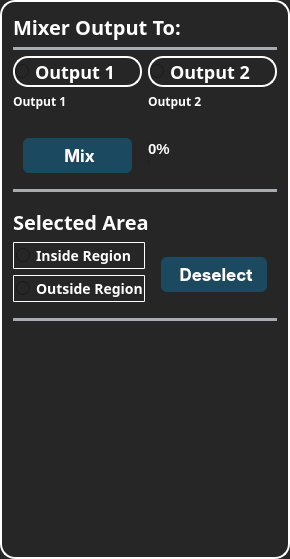
                <widget class="QFrame" name="frame_right_2">
                 <property name="styleSheet">
                  <string notr="true">background-color: #262626; /* Background color */
    border-radius: 15px; /* Curved borders */
    border: 2px solid #ffffff; /* 3D outline */

    box-shadow: 2px 2px 8px rgba(0, 0, 0, 0.7); /* 3D shadow effect */</string>
                 </property>
                 <property name="frameShape">
                  <enum>QFrame::StyledPanel</enum>
                 </property>
                 <property name="frameShadow">
                  <enum>QFrame::Raised</enum>
                 </property>
                 <layout class="QVBoxLayout" name="verticalLayout_79" stretch="0,0,2,0,0,0,0,0,0">
                  <item>
                   <widget class="QLabel" name="mixerOutputTo_4">
                    <property name="font">
                     <font>
                      <family>Overpass Black</family>
                      <pointsize>-1</pointsize>
                      <weight>75</weight>
                      <bold>true</bold>
                     </font>
                    </property>
                    <property name="styleSheet">
                     <string notr="true">color: #ffffff;
font-size:20px;
margin: 0 0 ;
border: None;</string>
                    </property>
                    <property name="text">
                     <string>Mixer Output To:</string>
                    </property>
                   </widget>
                  </item>
                  <item>
                   <widget class="Line" name="line_37">
                    <property name="styleSheet">
                     <string notr="true">/* Line style */

  /* Set the width of the line */
  width: 20px;

  /* Set the height of the line */
  height: 5px;

  /* Set the background color of the line */
  background-color:#a8abaf;

  /* Set the border of the line */
  border: 10px;

  /* Set the border radius of the line */
  border-radius:5px;




</string>
                    </property>
                    <property name="orientation">
                     <enum>Qt::Horizontal</enum>
                    </property>
                   </widget>
                  </item>
                  <item>
                   <layout class="QVBoxLayout" name="verticalLayout_80">
                    <item>
                     <layout class="QHBoxLayout" name="horizontalLayout_Routput_4">
                      <item>
                       <widget class="QRadioButton" name="radioButton1">
                        <property name="font">
                         <font>
                          <family>Oswald SemiBold</family>
                          <pointsize>-1</pointsize>
                          <weight>75</weight>
                          <bold>true</bold>
                         </font>
                        </property>
                        <property name="cursor">
                         <cursorShape>PointingHandCursor</cursorShape>
                        </property>
                        <property name="styleSheet">
                         <string notr="true">color: #ffffff;
margin: 0 0 ;
font-weight:10000px;
font-size: 18px;</string>
                        </property>
                        <property name="text">
                         <string>Output 1</string>
                        </property>
                       </widget>
                      </item>
                      <item>
                       <widget class="QRadioButton" name="radioButton2">
                        <property name="font">
                         <font>
                          <family>Oswald SemiBold</family>
                          <pointsize>-1</pointsize>
                          <weight>75</weight>
                          <bold>true</bold>
                         </font>
                        </property>
                        <property name="cursor">
                         <cursorShape>PointingHandCursor</cursorShape>
                        </property>
                        <property name="styleSheet">
                         <string notr="true">color: #ffffff;
margin: 0 0 ;
font-weight:10000px;
font-size: 18px;</string>
                        </property>
                        <property name="text">
                         <string>Output 2</string>
                        </property>
                       </widget>
                      </item>
                     </layout>
                    </item>
                    <item>
                     <layout class="QHBoxLayout" name="horizontalLayout_output_4">
                      <property name="bottomMargin">
                       <number>11</number>
                      </property>
                      <item>
                       <layout class="QVBoxLayout" name="verticalLayout_OP1_4" stretch="0,5">
                        <item>
                         <widget class="QLabel" name="label_op1_4">
                          <property name="font">
                           <font>
                            <family>Oswald SemiBold</family>
                            <weight>75</weight>
                            <bold>true</bold>
                           </font>
                          </property>
                          <property name="styleSheet">
                           <string notr="true">color: #ffffff;
font-weight:10000px;
border: None;</string>
                          </property>
                          <property name="text">
                           <string>Output 1</string>
                          </property>
                         </widget>
                        </item>
                        <item>
                         <widget class="QWidget" name="output1" native="true">
                          <property name="styleSheet">
                           <string notr="true">border: 3px solid #000000;
background-color: #1f1f1f;</string>
                          </property>
                         </widget>
                        </item>
                       </layout>
                      </item>
                      <item>
                       <layout class="QVBoxLayout" name="verticalLayout_OP2_4" stretch="0,5">
                        <item>
                         <widget class="QLabel" name="label_op2_4">
                          <property name="font">
                           <font>
                            <family>Oswald SemiBold</family>
                            <weight>75</weight>
                            <bold>true</bold>
                           </font>
                          </property>
                          <property name="styleSheet">
                           <string notr="true">color: #ffffff;
font-weight:10000px;
border: None;</string>
                          </property>
                          <property name="text">
                           <string>Output 2</string>
                          </property>
                         </widget>
                        </item>
                        <item>
                         <widget class="QWidget" name="output2" native="true">
                          <property name="styleSheet">
                           <string notr="true">border: 3px solid #000000;
background-color: #1f1f1f;</string>
                          </property>
                         </widget>
                        </item>
                       </layout>
                      </item>
                     </layout>
                    </item>
                   </layout>
                  </item>
                  <item>
                   <layout class="QHBoxLayout" name="horizontalLayout_48">
                    <property name="bottomMargin">
                     <number>10</number>
                    </property>
                    <item>
                     <widget class="QPushButton" name="mixer">
                      <property name="font">
                       <font>
                        <family>-apple-system</family>
                        <pointsize>-1</pointsize>
                        <weight>75</weight>
                        <bold>true</bold>
                       </font>
                      </property>
                      <property name="cursor">
                       <cursorShape>PointingHandCursor</cursorShape>
                      </property>
                      <property name="styleSheet">
                       <string notr="true">QPushButton{
  appearance: button;
  backface-visibility: hidden;
  background-color: #1b495f;
  border-radius: 6px;
  border-width: 0;
  box-shadow: rgba(50, 50, 93, .1) 0 0 0 1px inset,rgba(50, 50, 93, .1) 0 2px 5px 0,rgba(0, 0, 0, .07) 0 1px 1px 0;
  box-sizing: border-box;
  color: #ffffff;
  cursor: pointer;
  font-family: -apple-system,system-ui,&quot;Segoe UI&quot;,Roboto,&quot;Helvetica Neue&quot;,Ubuntu,sans-serif;
  font-size: 17px;
  height: 35px;
  line-height: 1.15;
 margin: 0px 10px;
 margin-top:5px;
  outline: none;
  overflow: hidden;
  padding: 0 5px;
  padding-right:1px;

  position: relative;
  text-align: center;
  text-transform: none;
  transform: translateZ(0);
  transition: all .2s,box-shadow .08s ease-in;
  touch-action: manipulation;
  width:100px;
}
QPushButton:hover {
    background-color: #23607c;    /* Slightly lighter blue when hovering */
color: #ffffff;
}


QPushButton:pressed {
    background-color: #133746;    /* Darker blue when pressed */
}
</string>
                      </property>
                      <property name="text">
                       <string>Mix</string>
                      </property>
                      <property name="icon">
                       <iconset>
                        <normaloff>C:/Users/DELL/Downloads/icons/combine-svgrepo-com.png</normaloff>C:/Users/DELL/Downloads/icons/combine-svgrepo-com.png</iconset>
                      </property>
                      <property name="iconSize">
                       <size>
                        <width>25</width>
                        <height>25</height>
                       </size>
                      </property>
                     </widget>
                    </item>
                    <item>
                     <widget class="QProgressBar" name="progressBar">
                      <property name="sizePolicy">
                       <sizepolicy hsizetype="Minimum" vsizetype="Fixed">
                        <horstretch>0</horstretch>
                        <verstretch>0</verstretch>
                       </sizepolicy>
                      </property>
                      <property name="styleSheet">
                       <string notr="true">color: #ffffff;
font-weight: Bold;
font-size: 15px; 
padding-left: 0px;
border: None;</string>
                      </property>
                      <property name="value">
                       <number>0</number>
                      </property>
                      <property name="textVisible">
                       <bool>true</bool>
                      </property>
                     </widget>
                    </item>
                   </layout>
                  </item>
                  <item>
                   <widget class="Line" name="line_38">
                    <property name="styleSheet">
                     <string notr="true">/* Line style */

  /* Set the width of the line */
  width: 20px;

  /* Set the height of the line */
  height: 5px;

  /* Set the background color of the line */
  background-color:#a8abaf;

  /* Set the border of the line */
  border: 10px;

  /* Set the border radius of the line */
  border-radius:5px;




</string>
                    </property>
                    <property name="orientation">
                     <enum>Qt::Horizontal</enum>
                    </property>
                   </widget>
                  </item>
                  <item>
                   <layout class="QVBoxLayout" name="verticalLayout_82">
                    <property name="topMargin">
                     <number>10</number>
                    </property>
                    <item>
                     <layout class="QVBoxLayout" name="verticalLayout_83">
                      <item>
                       <widget class="QLabel" name="selectedArea_6">
                        <property name="font">
                         <font>
                          <family>Overpass Black</family>
                          <pointsize>-1</pointsize>
                          <weight>75</weight>
                          <bold>true</bold>
                         </font>
                        </property>
                        <property name="styleSheet">
                         <string notr="true">color: #ffffff;
font-size:20px;
margin: 0 0 ;
border: None;</string>
                        </property>
                        <property name="text">
                         <string>Selected Area</string>
                        </property>
                       </widget>
                      </item>
                      <item>
                       <layout class="QHBoxLayout" name="horizontalLayout_50">
                        <item>
                         <layout class="QVBoxLayout" name="verticalLayout_84">
                          <item>
                           <widget class="QRadioButton" name="insideRegion">
                            <property name="font">
                             <font>
                              <family>Oswald SemiBold</family>
                              <pointsize>-1</pointsize>
                              <weight>75</weight>
                              <bold>true</bold>
                             </font>
                            </property>
                            <property name="cursor">
                             <cursorShape>PointingHandCursor</cursorShape>
                            </property>
                            <property name="styleSheet">
                             <string notr="true">color: #ffffff;
font-weight:10000px;
font-size: 14px;
border: 1px solid #ffffff; /* Border of the track */
border-radius: 1px; /* Round the corners of the track */
padding-top:2px;
padding-bottom:2px;
padding-left:2px;</string>
                            </property>
                            <property name="text">
                             <string>Inside Region</string>
                            </property>
                           </widget>
                          </item>
                          <item>
                           <widget class="QRadioButton" name="outsideRegion">
                            <property name="font">
                             <font>
                              <family>Oswald SemiBold</family>
                              <pointsize>-1</pointsize>
                              <weight>75</weight>
                              <bold>true</bold>
                             </font>
                            </property>
                            <property name="cursor">
                             <cursorShape>PointingHandCursor</cursorShape>
                            </property>
                            <property name="styleSheet">
                             <string notr="true">color: #ffffff;
font-weight:10000px;
font-size: 14px;
border: 1px solid #ffffff; /* Border of the track */
border-radius: 1px; /* Round the corners of the track */
padding-top:2px;
padding-bottom:2px;
padding-left:2px;</string>
                            </property>
                            <property name="text">
                             <string>Outside Region</string>
                            </property>
                           </widget>
                          </item>
                         </layout>
                        </item>
                        <item>
                         <widget class="QPushButton" name="Deselect">
                          <property name="font">
                           <font>
                            <family>-apple-system</family>
                            <pointsize>-1</pointsize>
                            <weight>75</weight>
                            <bold>true</bold>
                           </font>
                          </property>
                          <property name="cursor">
                           <cursorShape>PointingHandCursor</cursorShape>
                          </property>
                          <property name="layoutDirection">
                           <enum>Qt::LeftToRight</enum>
                          </property>
                          <property name="styleSheet">
                           <string notr="true">QPushButton{
  appearance: button;
  backface-visibility: hidden;
  background-color: #1b495f;
  border-radius: 6px;
  border-width: 0;
  box-shadow: rgba(50, 50, 93, .1) 0 0 0 1px inset,rgba(50, 50, 93, .1) 0 2px 5px 0,rgba(0, 0, 0, .07) 0 1px 1px 0;
  box-sizing: border-box;
  color: #ffffff;
  cursor: pointer;
  font-family: -apple-system,system-ui,&quot;Segoe UI&quot;,Roboto,&quot;Helvetica Neue&quot;,Ubuntu,sans-serif;
  font-size: 17px;
  height: 35px;
  line-height: 1.15;
 margin: 0px 10px;
 margin-top:5px;
  outline: none;
  overflow: hidden;
  padding: 0 5px;
  padding-right:1px;

  position: relative;
  text-align: center;
  text-transform: none;
  transform: translateZ(0);
  transition: all .2s,box-shadow .08s ease-in;
  touch-action: manipulation;
  width:100px;
}
QPushButton:hover {
    background-color: #23607c;    /* Slightly lighter blue when hovering */
color: #ffffff;
}


QPushButton:pressed {
    background-color: #133746;    /* Darker blue when pressed */
}
</string>
                          </property>
                          <property name="text">
                           <string>Deselect</string>
                          </property>
                          <property name="iconSize">
                           <size>
                            <width>25</width>
                            <height>20</height>
                           </size>
                          </property>
                         </widget>
                        </item>
                       </layout>
                      </item>
                     </layout>
                    </item>
                   </layout>
                  </item>
                  <item>
                   <layout class="QVBoxLayout" name="verticalLayout_85">
                    <property name="topMargin">
                     <number>10</number>
                    </property>
                    <item>
                     <widget class="Line" name="line_41">
                      <property name="styleSheet">
                       <string notr="true">/* Line style */

  /* Set the width of the line */
  width: 20px;

  /* Set the height of the line */
  height: 5px;

  /* Set the background color of the line */
  background-color:#a8abaf;

  /* Set the border of the line */
  border: 10px;

  /* Set the border radius of the line */
  border-radius:5px;




</string>
                      </property>
                      <property name="orientation">
                       <enum>Qt::Horizontal</enum>
                      </property>
                     </widget>
                    </item>
                   </layout>
                  </item>
                  <item>
                   <spacer name="verticalSpacer_4">
                    <property name="orientation">
                     <enum>Qt::Vertical</enum>
                    </property>
                    <property name="sizeType">
                     <enum>QSizePolicy::Maximum</enum>
                    </property>
                    <property name="sizeHint" stdset="0">
                     <size>
                      <width>20</width>
                      <height>225</height>
                     </size>
                    </property>
                   </spacer>
                  </item>
                  <item>
                   <layout class="QVBoxLayout" name="verticalLayout_86"/>
                  </item>
                 </layout>
                </widget>
